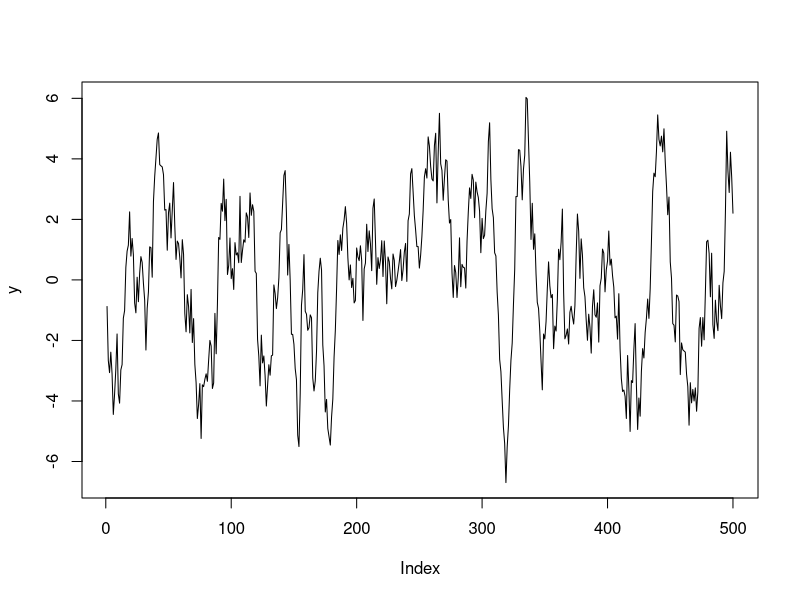

Here is the R script that generated this plot: (Note: this script raises an error after producing the figure.)
## ---- chunk 1
n <- 500
phi <- 0.9

## autoregression model representation
y <- rep(0, n)
y[1] <- rnorm(1, 0, sqrt(1 / (1 - phi^2)))
for (t in 2:n) {
    y[t] <- rnorm(1, phi * y[t-1], 1)
}
plot(y, type = 'l')
## ---- chunk 2
## GMRF representation
Q <- matrix(0, n, n)
Q <- toeplitz(c(0, -phi, rep(0, n - 2)))
diag(Q) <- c(1, rep(1 + phi^2, n - 2), 1)
Q[1:5, 1:5]

y <- as.vector(rmvn(1, rep(0, n), solve(Q)))
plot(y, type = 'l')
## ---- chunk 3
mean(Q == 0)
## ---- chunk 4
Sigma <- solve(Q)
plot(
    Sigma[1, ] / Sigma[1, 1], 
    type = 'p', 
    main = "GMRF ACF in points, theoretical ACF in red"
)
lines(c(1, phi^(1:(n-1))), col = "red")
## ---- chunk 5
mean(Sigma == 0)
## ---- chunk 6
n <- 10^2
phi <- 0.4
## construct a sparse matrix adjacency matrix for a 2-d lattice
A  <- igraph::as_adjacency_matrix(make_lattice(length = sqrt(n), dim = 2), sparse = TRUE)
A[1:5, 1:5]
D <- Diagonal(x = colSums(A))
D[1:5, 1:5]
Q <- D - phi * A
Q[1:5, 1:5]
Sigma <- solve(Q)
## calculate the correlation from a first order CAR
Sigma[5, 6] / Sigma[5, 5]


n_phi <- 500
phi <- seq(-1, 1, length.out = n_phi)[-c(1, n_phi)]
rho <- rep(0, n_phi - 2)
## do this as a loop
for (i in 1:(n_phi-2)) {
    A  <- igraph::as_adjacency_matrix(make_lattice(length = sqrt(n), dim = 2), sparse = TRUE)
    D <- Diagonal(x = colSums(A))
    Q <- D - phi[i] * A
    Sigma <- solve(Q)
    ## calculate the correlation from a first order CAR
    rho[i] <- Sigma[5, 6] / Sigma[5, 5]
}
data.frame(phi = phi, rho = rho) %>%
  ggplot(aes(x = phi, y = rho)) +
  geom_line() +
  ylim(c(-1, 1)) +
  ylab("correlation") +
  ggtitle("CAR correlation (lag-1) vs phi parameter") +
  geom_abline(slope = 1, intercept = 0, color = "red") 
## ---- chunk 7
## simulate some data

simulate_data <- function(n, phi) {
  
  locs <- 
    expand.grid(
      seq(0, 1, length.out = sqrt(n)),
      seq(0, 1, length.out = sqrt(n))
    )
  
  # plot(make_lattice(length = sqrt(n), dim = 2))
  
  A  <- make_lattice(length = sqrt(n), dim = 2) %>%
    as_adjacency_matrix(sparse = TRUE)
  D <- Diagonal(x = colSums(A))
  Q <- D - phi * A
  ## cholesky (this is a sparse matrix that is upper diagonal)
  R <- chol(Q)
  y <- backsolve(R, rnorm(n))
  
  ## generate the plot
  output <- data.frame(x = locs[, 1], y = locs[, 2], z = y) %>%
    ggplot(aes(x = x, y = y, fill = z)) +
    geom_raster() +
    scale_fill_viridis() +
    ggtitle(paste("Phi = ", phi))
  
  return(output)
}  

p1 <- simulate_data(n = 50^2, phi = 0.999)
p2 <- simulate_data(n = 50^2, phi = 0.9)
p3 <- simulate_data(n = 50^2, phi = 0.8)
p4 <- simulate_data(n = 50^2, phi = - 0.8)
p5 <- simulate_data(n = 50^2, phi = -0.9)
p6 <- simulate_data(n = 50^2, phi = - 0.999)

(p1 | p2 | p3) / (p4 | p5 | p6)
## ---- chunk 8
## simulate data for fitting the model
n <- 10^2
phi <- 0.999
sigma2 <- 0.5
locs <- 
  expand.grid(
    seq(0, 1, length.out = sqrt(n)),
    seq(0, 1, length.out = sqrt(n))
  )

# plot(make_lattice(length = sqrt(n), dim = 2))

A  <- make_lattice(length = sqrt(n), dim = 2) %>%
  as_adjacency_matrix(sparse = TRUE)
D <- Diagonal(x = colSums(A))
Q <- D - phi * A
## cholesky (this is a sparse matrix that is upper diagonal)
R <- chol(Q)
eta <- backsolve(R, rnorm(n))
y <- eta + rnorm(n, 0, sqrt(sigma2))

p1 <- data.frame(x = locs[, 1], y = locs[, 2], z = eta) %>%
    ggplot(aes(x = x, y = y, fill = z)) +
    geom_raster() +
    scale_fill_viridis() +
    ggtitle("Spatial random effect")
p2 <- data.frame(x = locs[, 1], y = locs[, 2], z = y) %>%
    ggplot(aes(x = x, y = y, fill = z)) +
    geom_raster() +
    scale_fill_viridis() +
    ggtitle("Observed data")
p1 + p2
## ---- chunk 9
cat(read_lines(here::here("stan_models", "spatial-car.stan")), sep = "\n")
## ---- chunk 10
fit <- stan(
    file = here::here("stan_models", "spatial-car.stan"),
    ## note: convert from a sparse matrix format to regular matrix
    ## for fitting in stan
    data = list(y = y, N = n, D = as.matrix(D), A = as.matrix(A)),
    iter = 5000
)  
## ---- chunk 11
print(fit, probs = c(0.1, 0.9), pars = c("mu", "tau2", "sigma2", "phi", "lp__"))

mcmc_trace(fit, regex_pars = c("mu", "tau2", "sigma2", "phi"))

mcmc_areas(fit, regex_pars = c("mu", "tau2", "sigma2", "phi"))

mcmc_acf(fit, regex_pars = c("mu", "tau2", "sigma2", "phi"))
## ---- chunk 12
eta_post <- extract(fit)$eta
plot(apply(eta_post, 2, mean), eta)
abline(0, 1, col = "red")
## ---- chunk 13
mu_post <- extract(fit)$mu
plot(mean(mu_post) + apply(eta_post, 2, mean), eta)
abline(0, 1, col = "red")
## ---- chunk 14
mean(eta)
## ---- chunk 15
n <- 10^2
phi <- 0.4
## construct a sparse matrix adjacency matrix for a 2-d lattice
A  <- igraph::as_adjacency_matrix(make_lattice(length = sqrt(n), dim = 2), sparse = FALSE)
D  <- diag(rowSums(A))
Sigma <- solve(diag(n) - phi * A %*% solve(D)) %*% t(solve(diag(n) - phi * A %*% solve(D)))

## calculate the correlation from a first order SAR
cov2cor(Sigma)[5, 6]

## do this as a loop
n_phi <- 500
phi <- seq(-1, 1, length.out = n_phi)[-c(1, n_phi)]
rho <- rep(0, n_phi - 2)
A  <- igraph::as_adjacency_matrix(make_lattice(length = sqrt(n), dim = 2), sparse = FALSE)
D <- diag(rowSums(A))
for (i in 1:(n_phi-2)) {
  Sigma <- solve(diag(n) - phi[i] * A %*% solve(D)) %*% t(solve(diag(n) - phi[i] * A %*% solve(D)))
  ## calculate the correlation from a first order CAR
  rho[i] <- cov2cor(Sigma)[5, 6] 
}
data.frame(phi = phi, rho = rho) %>%
  ggplot(aes(x = phi, y = rho)) +
  geom_line() +
  ylim(c(-1, 1)) +
  ylab("correlation") +
  ggtitle("SAR correlation (lag-1) vs. phi parameter") +
  geom_abline(slope = 1, intercept = 0, color = "red")
## ---- chunk 16
## simulate some data

simulate_data <- function(n, phi) {
  
  locs <- 
    expand.grid(
      seq(0, 1, length.out = sqrt(n)),
      seq(0, 1, length.out = sqrt(n))
    )
  
  # plot(make_lattice(length = sqrt(n), dim = 2))
  
  A  <- make_lattice(length = sqrt(n), dim = 2) %>%
    as_adjacency_matrix(sparse = TRUE)
  D <- Diagonal(x = colSums(A))
  Q <- (diag(n) - phi * A %*% solve(D)) %*% t(diag(n) - phi * A %*% solve(D))
  ## cholesky (this is a sparse matrix that is upper diagonal)
  R <- chol(Q)
  y <- backsolve(R, rnorm(n))
  
  ## generate the plot
  output <- data.frame(x = locs[, 1], y = locs[, 2], z = y) %>%
    ggplot(aes(x = x, y = y, fill = z)) +
    geom_raster() +
    scale_fill_viridis() +
    ggtitle(paste("Phi = ", phi)) 
  
  return(output)
}  

p1 <- simulate_data(n = 50^2, phi = 0.999)
p2 <- simulate_data(n = 50^2, phi = 0.9)
p3 <- simulate_data(n = 50^2, phi = 0.8)
p4 <- simulate_data(n = 50^2, phi = - 0.8)
p5 <- simulate_data(n = 50^2, phi = -0.9)
p6 <- simulate_data(n = 50^2, phi = - 0.999)

(p1 | p2 | p3) / (p4 | p5 | p6)
## ---- chunk 17
## simulate data for fitting the model
n <- 10^2
phi <- 0.9
sigma2 <- 0.5
tau2 <- 2
locs <- 
  expand.grid(
    seq(0, 1, length.out = sqrt(n)),
    seq(0, 1, length.out = sqrt(n))
  )

# plot(make_lattice(length = sqrt(n), dim = 2))

A  <- make_lattice(length = sqrt(n), dim = 2) %>%
  as_adjacency_matrix(sparse = TRUE)
D <- Diagonal(x = colSums(A))
Q <- (diag(n) - phi * A %*% D) %*% t(diag(n) - phi * A %*% D) / tau2
## cholesky (this is a sparse matrix that is upper diagonal)
R <- chol(Q)
eta <- backsolve(R, rnorm(n))
y <- eta + rnorm(n, 0, sqrt(sigma2))

p1 <- data.frame(x = locs[, 1], y = locs[, 2], z = eta) %>%
    ggplot(aes(x = x, y = y, fill = z)) +
    geom_raster() +
    scale_fill_viridis() +
    ggtitle("Spatial random effect")
p2 <- data.frame(x = locs[, 1], y = locs[, 2], z = y) %>%
    ggplot(aes(x = x, y = y, fill = z)) +
    geom_raster() +
    scale_fill_viridis() +
    ggtitle("Observed data")
p1 + p2
## ---- chunk 18
cat(read_lines(here::here("stan_models", "spatial-sar.stan")), sep = "\n")
## ---- chunk 19
fit <- stan(
    file = here::here("stan_models", "spatial-sar.stan"),
    ## note: convert from a sparse matrix format to regular matrix
    ## for fitting in stan
    data = list(y = y, N = n, D = as.matrix(D), A = as.matrix(A)),
    iter = 5000
)  
## ---- chunk 20
print(fit, probs = c(0.1, 0.9), pars = c("mu", "tau2", "sigma2", "phi", "lp__"))

mcmc_trace(fit, regex_pars = c("mu", "tau2", "sigma2", "phi"))

mcmc_areas(fit, regex_pars = c("mu", "tau2", "sigma2", "phi"))

mcmc_acf(fit, regex_pars = c("mu", "tau2", "sigma2", "phi"))
## ---- chunk 21
eta_post <- extract(fit)$eta
plot(apply(eta_post, 2, mean), eta)
abline(0, 1, col = "red")
